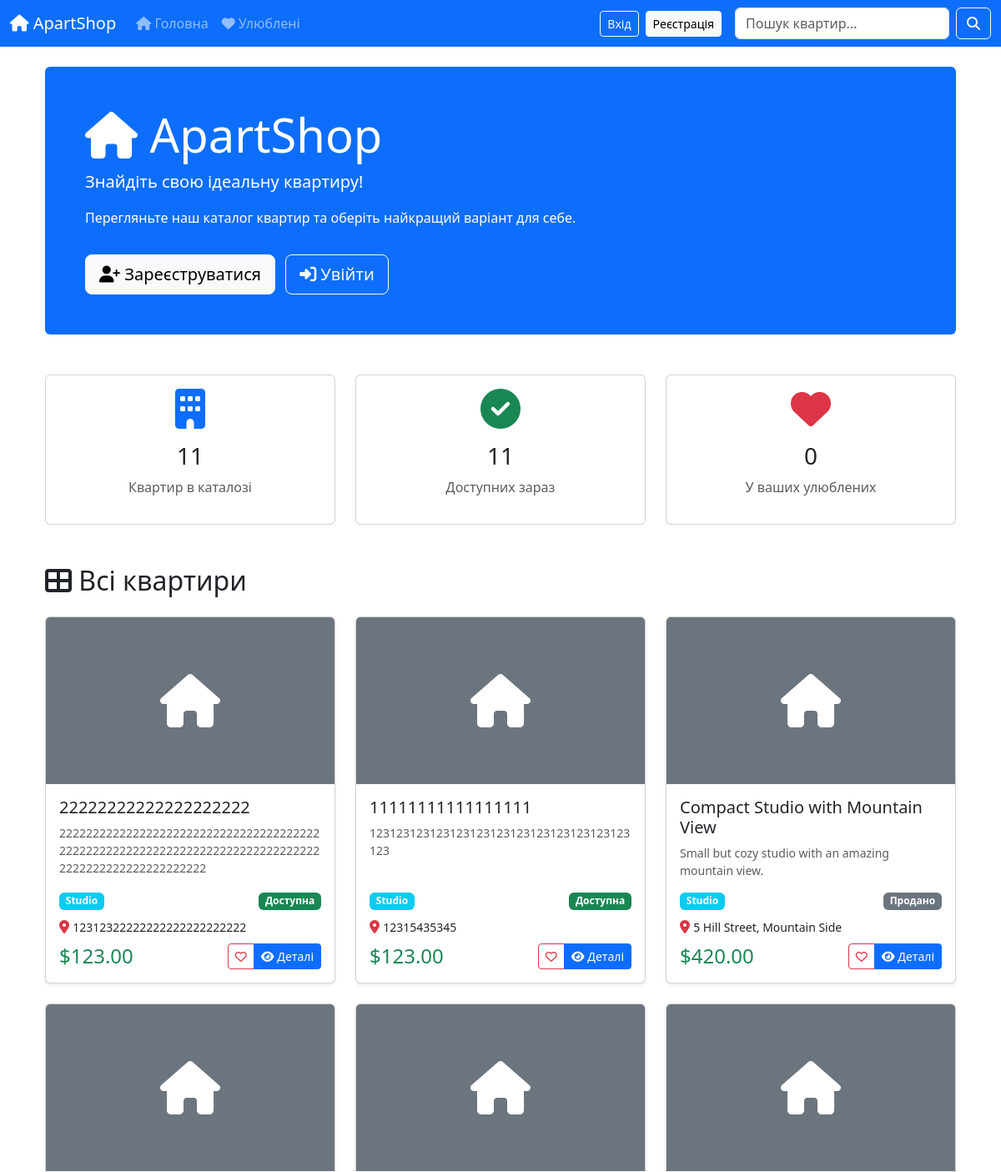
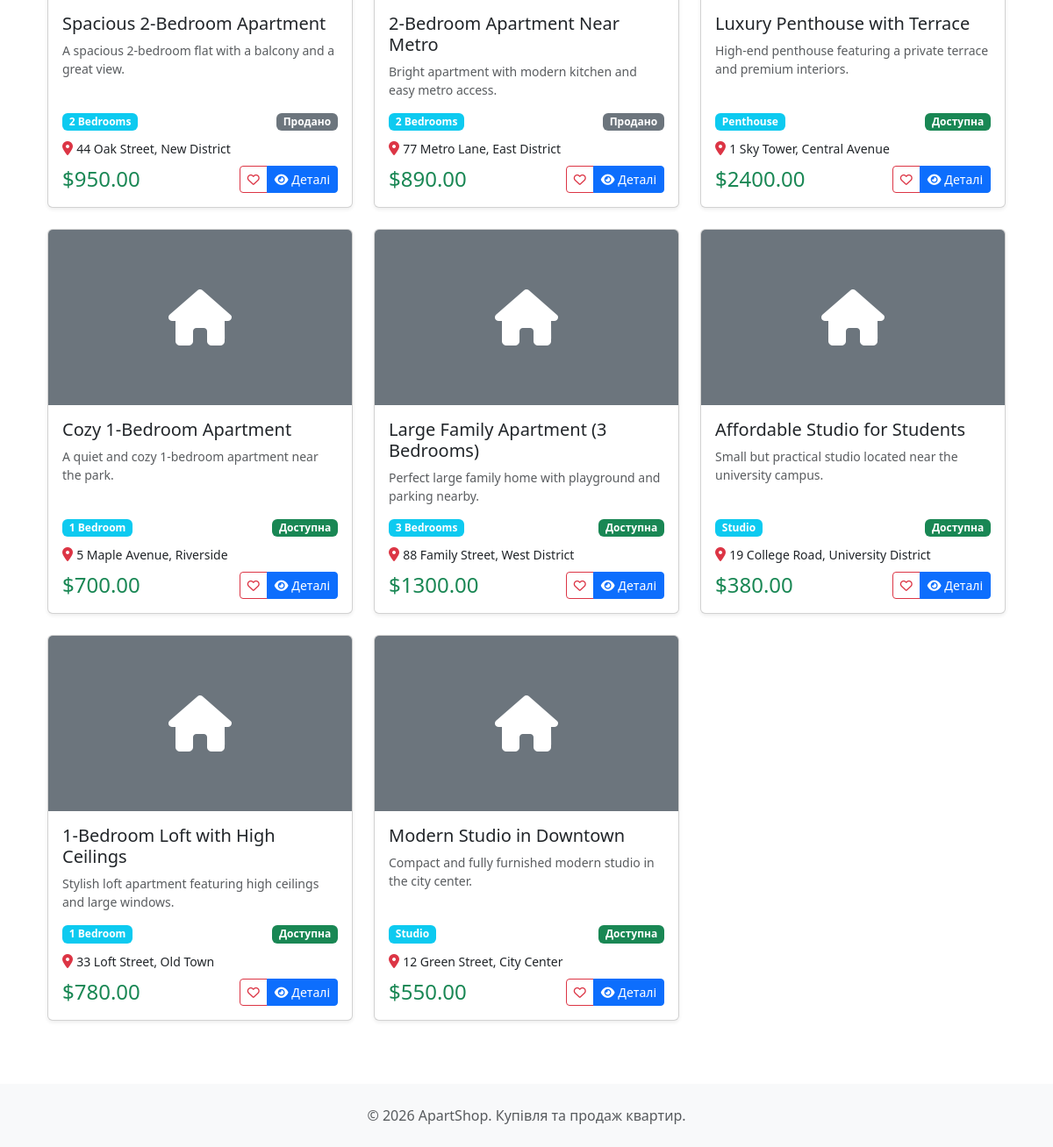
The page / on the database its author committed (2 pictures, top to bottom).
### apartments/models.py (models this page shows, shortened)
class Apartment(models.Model):
    TYPE_CHOICES = [
        ('ST', 'Studio'),
        ('1B', '1 Bedroom'),
        ('2B', '2 Bedrooms'),
        ('3B', '3 Bedrooms'),
        ('PH', 'Penthouse'),
    ]
    title = models.CharField(
        max_length=200,
        verbose_name='Назва',
        help_text='Назва/заголовок квартири'
    )
    description = models.TextField(
        verbose_name='Опис',
        help_text='Детальний опис квартири'
    )
    apartment_type = models.CharField(
        max_length=2,
        choices=TYPE_CHOICES,
        verbose_name='Тип квартири'
    )
    price = models.DecimalField(
        max_digits=10,
        decimal_places=2,
        validators=[MinValueValidator(0.01), MaxValueValidator(10000000)],
        verbose_name='Ціна ($)',
        help_text='Ціна в доларах'
    )
    square_meters = models.FloatField(
        validators=[MinValueValidator(10), MaxValueValidator(1000)],
        verbose_name='Площа (м²)',
        help_text='Площа квартири в квадратних метрах'
    )
    floor = models.IntegerField(
        validators=[MinValueValidator(1), MaxValueValidator(100)],
        verbose_name='Поверх',
        help_text='Поверх будинку'
    )
    address = models.CharField(
        max_length=255,
        verbose_name='Адреса',
        help_text='Повна адреса квартири'
    )
    image = models.ImageField(
        upload_to='apartments/',
        verbose_name='Фото',
        help_text='Фото квартири',
        blank=True,
        null=True
    )
    is_available = models.BooleanField(
        default=True,
        verbose_name='Доступна',
        help_text='Чи вільна квартира для продажу'
    )
    created_at = models.DateTimeField(
        auto_now_add=True,
        verbose_name='Дата створення'
    )
    updated_at = models.DateTimeField(
        auto_now=True,
        verbose_name='Дата оновлення'
    )
    class Meta:
        verbose_name = 'Квартира'
        verbose_name_plural = 'Квартири'
        ordering = ['-created_at']

### home/views.py (the view)
# urls.py: path('', home.views.home, name='home'),
def home(request):
    apartments = Apartment.objects.all().order_by('-created_at')
    favorite_ids = request.session.get('favorite_apartments', [])
    context = {
        'apartments': apartments,
        'favorite_ids': favorite_ids,
    }
    return render(request, "Home/index.html", context)

### apartments/context_processors.py (called while the page is built)
def favorites_context(request):
    favorite_ids = request.session.get(FAVORITE_APARTMENTS_KEY, [])
    return {
        'favorites_count': len(favorite_ids),
        'favorite_ids': favorite_ids,
    }

### home/templates/home/index.html (shortened to what this page needs)
{% extends "layout.html" %}
{% block content %}
<div class="container my-4">
    <div class="jumbotron bg-primary text-white rounded p-5 mb-5">
        <h1 class="display-4"><i class="fas fa-home"></i> ApartShop</h1>
        <p class="lead">Знайдіть свою ідеальну квартиру!</p>
        <p>Перегляньте наш каталог квартир та оберіть найкращий варіант для себе.</p>
        {% if user.is_authenticated %}
            <a href="{% url 'apartment_list' %}" class="btn btn-light btn-lg mt-3">
                <i class="fas fa-building"></i> Переглянути всі квартири
            </a>
        {% else %}
            <a href="{% url 'register' %}" class="btn btn-light btn-lg mt-3 me-2">
                <i class="fas fa-user-plus"></i> Зареєструватися
            </a>
            <a href="{% url 'login' %}" class="btn btn-outline-light btn-lg mt-3">
                <i class="fas fa-sign-in-alt"></i> Увійти
            </a>
        {% endif %}
    </div>
    <div class="row text-center mb-5">
        <div class="col-md-4">
            <div class="card">
                <div class="card-body">
                    <i class="fas fa-building fa-3x text-primary mb-3"></i>
                    <h3>{{ apartments.count }}</h3>
                    <p class="text-muted">Квартир в каталозі</p>
                </div>
            </div>
        </div>
        <div class="col-md-4">
            <div class="card">
                <div class="card-body">
                    <i class="fas fa-check-circle fa-3x text-success mb-3"></i>
                    <h3>{{ apartments|length }}</h3>
                    <p class="text-muted">Доступних зараз</p>
                </div>
            </div>
        </div>
        <div class="col-md-4">
            <div class="card">
                <div class="card-body">
                    <i class="fas fa-heart fa-3x text-danger mb-3"></i>
                    <h3>{{ favorite_ids|length }}</h3>
                    <p class="text-muted">У ваших улюблених</p>
                </div>
            </div>
        </div>
    </div>
    <h2 class="mb-4"><i class="fas fa-th-large"></i> Всі квартири</h2>
    {% if apartments %}
        <div class="row">
            {% for apartment in apartments %}
                <div class="col-md-4 mb-4">
                    <div class="card h-100 shadow-sm">
                        {% if apartment.image %}
                            <img src="{{ apartment.image.url }}" class="card-img-top" alt="{{ apartment.title }}" style="height: 200px; object-fit: cover;">
                        {% else %}
                            <div class="card-img-top bg-secondary d-flex align-items-center justify-content-center" style="height: 200px;">
                                <i class="fas fa-home fa-4x text-white"></i>
                            </div>
                        {% endif %}
                        <div class="card-body d-flex flex-column">
                            <h5 class="card-title">{{ apartment.title }}</h5>
                            <p class="card-text text-muted small">{{ apartment.description|truncatewords:15 }}</p>
                            <div class="mt-auto">
                                <div class="d-flex justify-content-between align-items-center mb-2">
                                    <span class="badge bg-info">{{ apartment.get_apartment_type_display }}</span>
                                    {% if apartment.is_available %}
                                        <span class="badge bg-success">Доступна</span>
                                    {% else %}
                                        <span class="badge bg-secondary">Продано</span>
                                    {% endif %}
                                </div>
                                <p class="mb-2">
                                    <i class="fas fa-map-marker-alt text-danger"></i>
                                    <small>{{ apartment.address|truncatewords:5 }}</small>
                                </p>
                                <div class="d-flex justify-content-between align-items-center">
                                    <h4 class="text-success mb-0">${{ apartment.price }}</h4>
                                    <div class="btn-group btn-group-sm">
                                        {% if apartment.id in favorite_ids %}
                                            <a href="{% url 'remove_from_favorites' apartment.pk %}" class="btn btn-danger" title="Видалити з улюблених">
                                                <i class="fas fa-heart"></i>
                                            </a>
                                        {% else %}
                                            <a href="{% url 'add_to_favorites' apartment.pk %}" class="btn btn-outline-danger" title="Додати до улюблених">
                                                <i class="far fa-heart"></i>
                                            </a>
                                        {% endif %}
                                        <a href="{% url 'apartment_detail' apartment.pk %}" class="btn btn-primary">
                                            <i class="fas fa-eye"></i> Деталі
                                        </a>
                                    </div>
                                </div>
                            </div>
                        </div>
                    </div>
                </div>
            {% endfor %}
        </div>
    {% endif %}
</div>
{% endblock %}

### rows shown on the page
Apartment: title "22222222222222222222", description "2222222222222222222222222222222222222222222222222222222222222222222222222222222222222222222222222222", apartment_type "Studio", is_available "Доступна", address "12312322222222222222222222", price "123.00"
Apartment: title "11111111111111111", description "123123123123123123123123123123123123123123", apartment_type "Studio", is_available "Доступна", address "12315435345", price "123.00"
Apartment: title "Compact Studio with Mountain View", description "Small but cozy studio with an amazing mountain view.", apartment_type "Studio", is_available "Продано", address "5 Hill Street, Mountain Side", price "420.00"
Apartment: title "Spacious 2-Bedroom Apartment", description "A spacious 2-bedroom flat with a balcony and a great view.", apartment_type "2 Bedrooms", is_available "Продано", address "44 Oak Street, New District", price "950.00"
Apartment: title "2-Bedroom Apartment Near Metro", description "Bright apartment with modern kitchen and easy metro access.", apartment_type "2 Bedrooms", is_available "Продано", address "77 Metro Lane, East District", price "890.00"
Apartment: title "Luxury Penthouse with Terrace", description "High-end penthouse featuring a private terrace and premium interiors.", apartment_type "Penthouse", is_available "Доступна", address "1 Sky Tower, Central Avenue", price "2400.00"
Apartment: title "Cozy 1-Bedroom Apartment", description "A quiet and cozy 1-bedroom apartment near the park.", apartment_type "1 Bedroom", is_available "Доступна", address "5 Maple Avenue, Riverside", price "700.00"
Apartment: title "Large Family Apartment (3 Bedrooms)", description "Perfect large family home with playground and parking nearby.", apartment_type "3 Bedrooms", is_available "Доступна", address "88 Family Street, West District", price "1300.00"
Apartment: title "Affordable Studio for Students", description "Small but practical studio located near the university campus.", apartment_type "Studio", is_available "Доступна", address "19 College Road, University District", price "380.00"
Apartment: title "1-Bedroom Loft with High Ceilings", description "Stylish loft apartment featuring high ceilings and large windows.", apartment_type "1 Bedroom", is_available "Доступна", address "33 Loft Street, Old Town", price "780.00"
Apartment: title "Modern Studio in Downtown", description "Compact and fully furnished modern studio in the city center.", apartment_type "Studio", is_available "Доступна", address "12 Green Street, City Center", price "550.00"

### other values the page prints
{{ apartments.count }} "11"
{{ apartments|length }} "11"
{{ favorite_ids|length }} "0"
